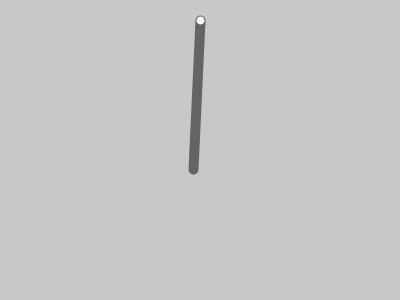
Frame 1 (no input)
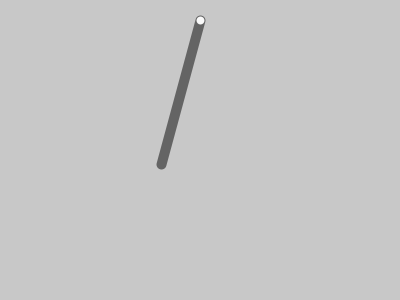
Frame 60 (the mouse pressed at the canvas centre just before this capture)
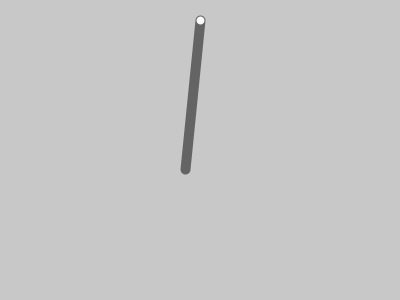
Frame 120 (the mouse held since frame 60 and released just before this capture)

The Processing sketch that drew these frames (run headless with seeded random() and noise(); from frame 60 on, the mouse is pressed at the canvas centre):

// Processing sketch: processing_122286
// ── processing_122286.pde

float period = 5;
float amplitude = 15;
void setup()
{
size(400,300);
}
void draw()
{
background(200);
translate(width/2,20);
float angle = motion();
rotate(angle);
pendulum();
}
void pendulum()
{
stroke(100);
strokeWeight(10);
line(0,0,0,150);
stroke(250);
strokeWeight(8);
point(0,0);
}
float motion()
{
float time = norm(millis(),0,1000);
float fraction = norm(time,0,period);
float shm = sin(fraction*TWO_PI);
float angle = amplitude*shm;
return radians(angle);
}
